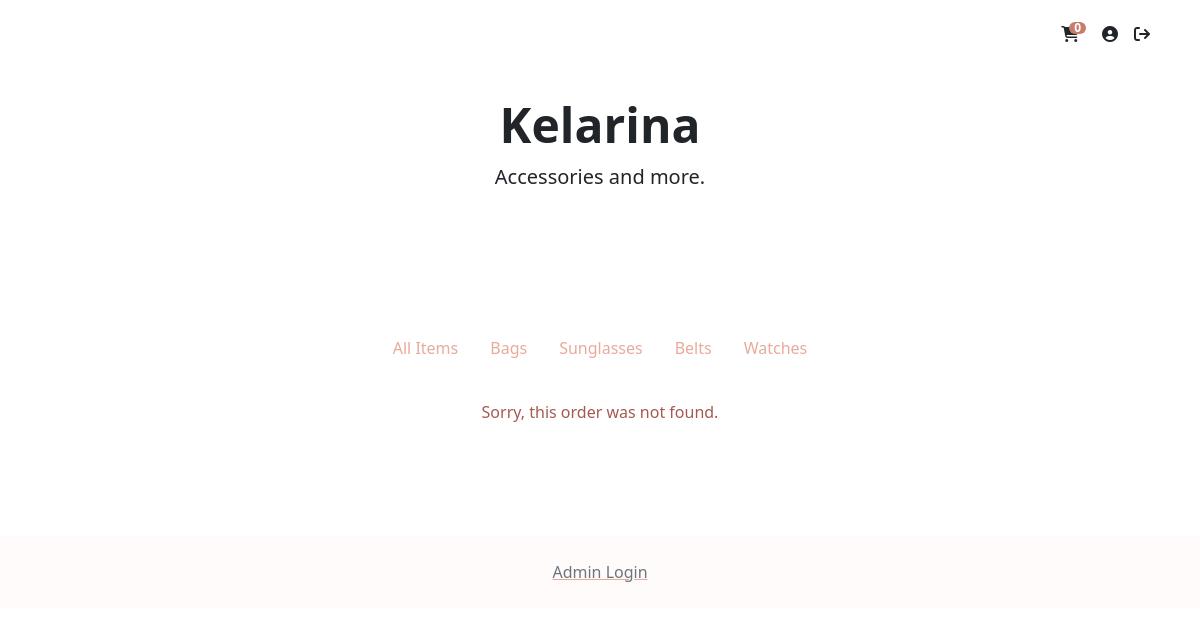
The page /?action=order-details&orderid=0000000062 (signed in) on the database as committed earlier.
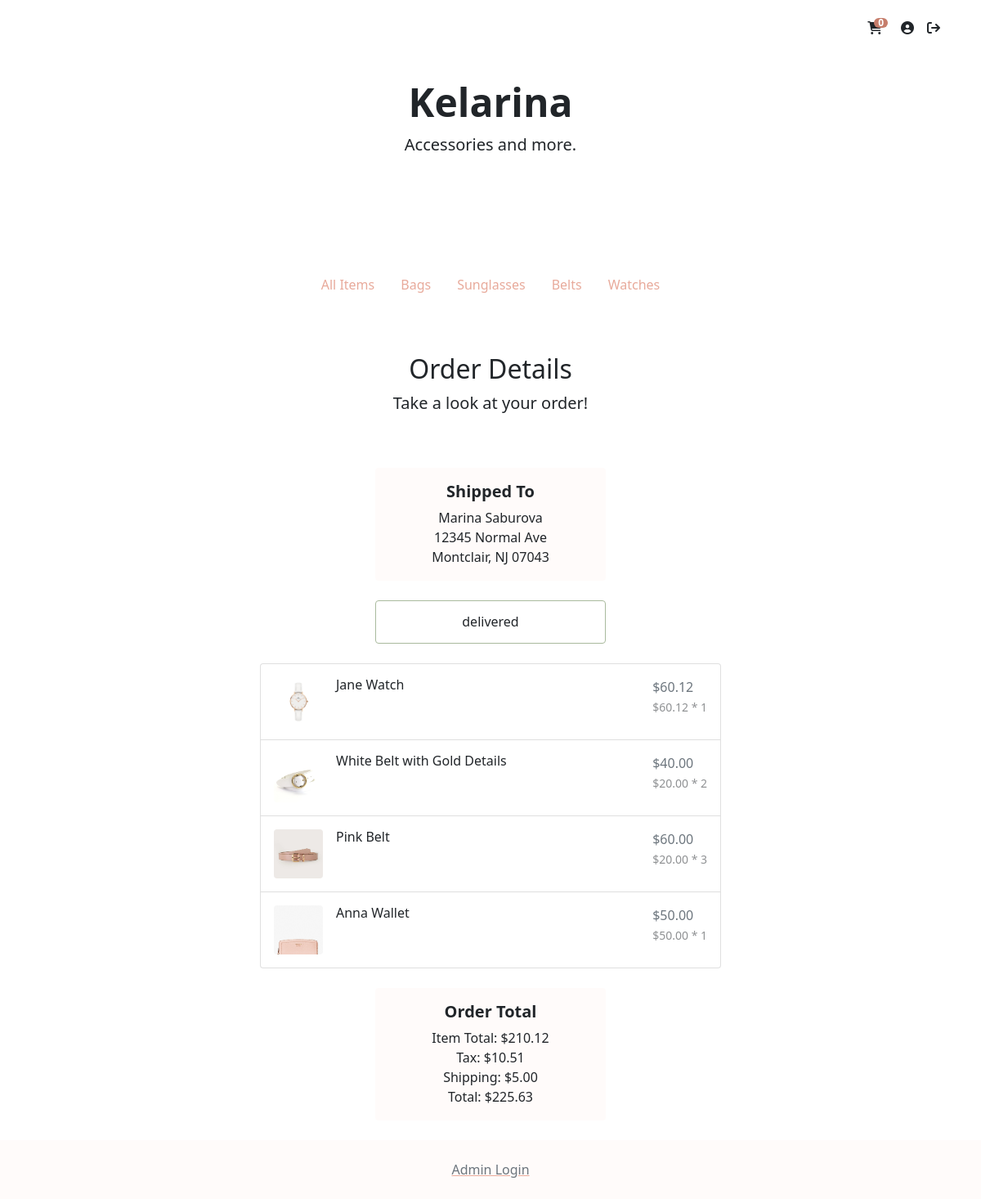
The same page on the database as committed later.
### tables this page shows
CREATE TABLE `orders` (
  `orderID` int(10) UNSIGNED ZEROFILL NOT NULL,
  `customerID` int(10) UNSIGNED ZEROFILL DEFAULT NULL,
  `email` varchar(60) NOT NULL,
  `itemsPrice` decimal(7,2) UNSIGNED NOT NULL,
  `shipping` decimal(4,2) UNSIGNED NOT NULL,
  `tax` decimal(4,2) UNSIGNED NOT NULL,
  `status` varchar(15) NOT NULL,
  `timePlaced` timestamp NOT NULL DEFAULT current_timestamp(),
  `shipFirstName` varchar(30) NOT NULL,
  `shipLastName` varchar(30) NOT NULL,
  `shipStreet` varchar(30) NOT NULL,
  `shipStreet2` varchar(30) DEFAULT NULL,
  `shipCity` varchar(30) NOT NULL,
  `shipState` char(2) NOT NULL,
  `shipZip` int(5) UNSIGNED ZEROFILL NOT NULL
);

CREATE TABLE `order_items` (
  `orderID` int(10) UNSIGNED ZEROFILL NOT NULL,
  `itemID` int(10) UNSIGNED ZEROFILL NOT NULL,
  `quantity` int(3) UNSIGNED NOT NULL,
  `price` decimal(5,2) UNSIGNED NOT NULL
);

CREATE TABLE `item` (
  `itemID` int(10) UNSIGNED ZEROFILL NOT NULL,
  `name` varchar(30) NOT NULL,
  `price` decimal(5,2) UNSIGNED NOT NULL,
  `quantity` int(3) UNSIGNED NOT NULL,
  `category` varchar(15) NOT NULL,
  `color` varchar(15) NOT NULL,
  `material` varchar(15) NOT NULL,
  `description` text DEFAULT NULL,
  `tags` text DEFAULT NULL
);

### function/customer-db.php (called while the page is built, shortened)
<?php
function getOrderDetails($orderID)
{
    global $db;
    $query = 'SELECT * FROM `orders` WHERE `orderID` = :orderID';
    $statement = $db->prepare($query);
    $statement->bindValue(':orderID', $orderID);
    $statement->execute();
    $orderInfo = $statement->fetch();
    return $orderInfo;
}
function getOrderItems($orderID)
{
    global $db;
    $query = 'SELECT `order_items`.*, `item`.`name` FROM `order_items` INNER JOIN `item` ON `order_items`.`itemID` = `item`.`itemID`  WHERE `orderID` = :orderID';
    $statement = $db->prepare($query);
    $statement->bindValue(':orderID', $orderID);
    $statement->execute();
    $items = $statement->fetchAll();
    return $items;
}

### function/cart-functions.php (called while the page is built, shortened)
<?php
function getCartNumOfItems()
{
    $cart = $_SESSION['cart'];
    $numOfItems = 0;
    return $numOfItems;
}

### function/store-db.php (called while the page is built, shortened)
<?php
function getItemImage($itemID)
{
    $path = "media/purse.jpg";
    $exts = array('bmp', 'png', 'jpg', 'jpeg');
    foreach ($exts as $ext) {
        if (file_exists("media/" . $itemID . "." . $ext)) {
            $path = "media/" . $itemID . "." . $ext;
        }
    }
    return $path;
}

### page/order-details.php (the view, shortened to what this page needs)
<?php
include('view/header.php');
include('view/navigation.php')
?>
<div class="container-fluid">
    <main>
        <div class="py-5 text-center">
            <h2>Order Details</h2>
            <p class="lead">Take a look at your order!</p>
        </div>
        <div class="container-fluid">
            <div class="py-0 text-center w-25 mx-auto">
                <div class="card bg-light sticky-top mb-4 border-light" style="top: 72px">
                    <div class="card-body">
                        <h5 class="card-title"><b>Shipped To</b></h5>
                        <p class="card-text my-0"><?php echo $order['shipFirstName'] . ' ' . $order['shipLastName'] ?></p>
                        <p class="card-text my-0"><?php echo $order['shipStreet'] ?></p>
                        <p class="card-text my-0"><?php echo $order['shipCity'] . ', ' . $order['shipState'] . ' ' . $order['shipZip'] ?></p>
                    </div>
                </div>
            </div>
            <div class="py-0 text-center w-25 mx-auto">
                <div class="card sticky-top bg-white mb-4 border-success" style="top: 72px">
                    <div class="card-body">
                        <h6 class="card-title my-0"><?php echo $order['status'] ?></h6>
                    </div>
                </div>
            </div>
            <div class="list-group w-50 mx-auto">
                <?php
                foreach ($items as $item) { ?>
                    <a href=".?action=product&itemid=<?php echo $item['itemID'] ?>#view" class="list-group-item list-group-item-action d-flex gap-3 py-3" aria-current="true">
                        <img src="<?php echo getItemImage($item['itemID']) ?>" alt="twbs" height="60px" width="60px" style="object-fit: cover" class="rounded flex-shrink-0">
                        <div class="d-flex gap-2 w-100 justify-content-between">
                            <div>
                                <h6 class="my-0"><?php echo $item['name'] ?></h6>
                            </div>
                            <div>
                                <p class="text-muted my-0">$<?php echo number_format($item['price'] * $item['quantity'], 2) ?></p>
                                <small class="opacity-50 my-0">$<?php echo number_format($item['price'], 2) . ' * ' . $item['quantity'] ?></small>
                            </div>
                        </div>
                    </a>
                <?php } ?>
            </div>
            <div class="my-4 text-center w-25 mx-auto">
                <div class="card bg-light sticky-top mb-4 border-light" style="top: 72px">
                    <div class="card-body">
                        <h5 class="card-title"><b>Order Total</b></h5>
                        <p class="card-text my-0">Item Total: $<?php echo number_format($order['itemsPrice'], 2) ?></p>
                        <p class="card-text my-0">Tax: $<?php echo number_format($order['tax'], 2) ?></p>
                        <p class="card-text my-0">Shipping: $<?php echo number_format($order['shipping'], 2) ?></p>
                        <p class="card-text my-0">Total: $<?php echo number_format(($order['itemsPrice'] + $order['tax'] + $order['shipping']), 2) ?></p>
                    </div>
                </div>
            </div>
    </main>
</div>
<?php include('view/footer.php') ?>

### index.php (shortened to what this page needs)
<?php
require_once('function/db.php');
require('function/customer-db.php');
require('function/store-db.php');
require('function/cart-functions.php');
$action = filter_input(INPUT_POST, 'action');
if ($action == NULL) {
  $action = filter_input(INPUT_GET, 'action');
}
switch ($action) {
  case ('order-details'):
    $orderID = trim(filter_input(INPUT_GET, 'orderid', FILTER_SANITIZE_NUMBER_INT));
    $order = getOrderDetails($orderID);
    $items = getOrderItems($orderID);
    if ($order == NULL || $order == FALSE || $items == NULL || $items == FALSE) {
      $error = 'Sorry, this order was not found.';
      include 'view/error.php';
      break;
    }
    include 'page/order-details.php';
    break;
}

### view/header.php (shortened to what this page needs)
<!DOCTYPE html>
<html lang="en">
<head>
  <link href="bootstrap/css/main.min.css" rel="stylesheet" />
</head>
<body>
  <div class="container-fluid">
    <div class="container d-flex justify-content-end flex-wrap sticky-top" style="z-index: 1022; top:14px">
      <ul class="nav">
        <li class="nav-item"><a href=".?action=cart#view" class="nav-link link-dark px-2"><i class="fa-solid fa-cart-shopping"></i><span class='badge badge-warning' id='lblCartCount'><?php echo getCartNumOfItems() ?></span></a></li>
        <li class="nav-item"><a href=".?action=account#view" class="nav-link link-dark px-2"><i class="fa-solid fa-circle-user"></i></a></li>
        <?php
        if (isset($_SESSION['loggedin'])) { ?>
          <li class="nav-item"><a href=".?action=logout" class="nav-link link-dark px-2"><i class="fa-solid fa-arrow-right-from-bracket"></i></a></li>
        <?php } ?>
      </ul>
    </div>
    <div class="px-4 py-5 mb-5 mt-2 text-center position-relative">
      <h1 class="display-5 fw-bold">Kelarina</h1>
      <div class="col-lg-6 mx-auto">
        <p class="lead mb-4">Accessories and more. </p>
      </div>
    </div>

### view/navigation.php (shortened to what this page needs)
<?php
$class_all = 'nav-link';
$class_bag = 'nav-link';
$class_sunglasses = 'nav-link';
$class_belt = 'nav-link';
$class_watch = 'nav-link';
?>
<nav class="sticky-top" id="view" style="z-index: 1021">
  <header class="d-flex justify-content-center py-3 bg-white ">
    <ul class="nav nav-pills">
      <li class="nav-item">
        <a href="." class="<?php echo $class_all ?>" aria-current="page">All Items</a>
      </li>
      <li class="nav-item"><a href=".?category=bags" class="<?php echo $class_bag ?>">Bags</a></li>
      <li class="nav-item"><a href=".?category=sunglasses" class="<?php echo $class_sunglasses ?>">Sunglasses</a></li>
      <li class="nav-item"><a href=".?category=belts" class="<?php echo $class_belt ?>">Belts</a></li>
      <li class="nav-item"><a href=".?category=watches" class="<?php echo $class_watch ?>">Watches</a></li>
    </ul>
  </header>
</nav>

### view/error.php
<?php
include 'view/header.php';
include 'view/navigation.php';
?>
<div class="container text-center text-danger pt-3 mb-5 pb-5">
    <p><?php echo $error ?></p>
</div>
<?php
include 'view/footer.php';
?>

### view/footer.php (shortened to what this page needs)
</div>
<footer class="footer bg-light mt-2">
    <div class="container py-4 text-center">
        <a href=".?action=admin"><span class="text-muted">Admin Login</span></a>
    </div>
</footer>
</body>
</html>

### view/header.php (style rules this page uses)
.badge { padding-left: 9px; padding-right: 9px; -webkit-border-radius: 9px; -moz-border-radius: 9px; border-radius: 9px; }
#lblCartCount { font-size: 12px; background: #C67D6B; color: #fff; padding: 0 5px; vertical-align: top; margin-left: -10px; }

Rows that differ between the two databases and show on the page:
added orders: shipFirstName "Marina", shipLastName "Saburova", shipStreet "12345 Normal Ave", shipCity "Montclair", shipState "NJ", shipZip "07043", status "delivered", itemsPrice "210.12", tax "10.51", shipping "5.00", $order['itemsPrice'] + $order['tax'] + $order['shipping'] "225.63"
added order_items: shows a picture, itemID.name "Jane Watch", $item['price']*$item['quantity'] "60.12", price "60.12", quantity "1"
added order_items: shows a picture, itemID.name "White Belt with Gold Details", $item['price'] * $item['quantity'] "40.00", price "20.00", quantity "2"
added order_items: shows a picture, itemID.name "Pink Belt", $item['price'] * $item['quantity'] "60.00", price "20.00", quantity "3"
added order_items: shows a picture, itemID.name "Anna Wallet", $item['price']*$item['quantity'] "50.00", price "50.00", quantity "1"
Other text that changed with them:
$error: "Sorry, this order was not found." → (not shown)
text now shown: "Order Details Take a look at your order! Shipped To , Order Total Item Total: $ Tax: $ Shipping: $ Total: $"
